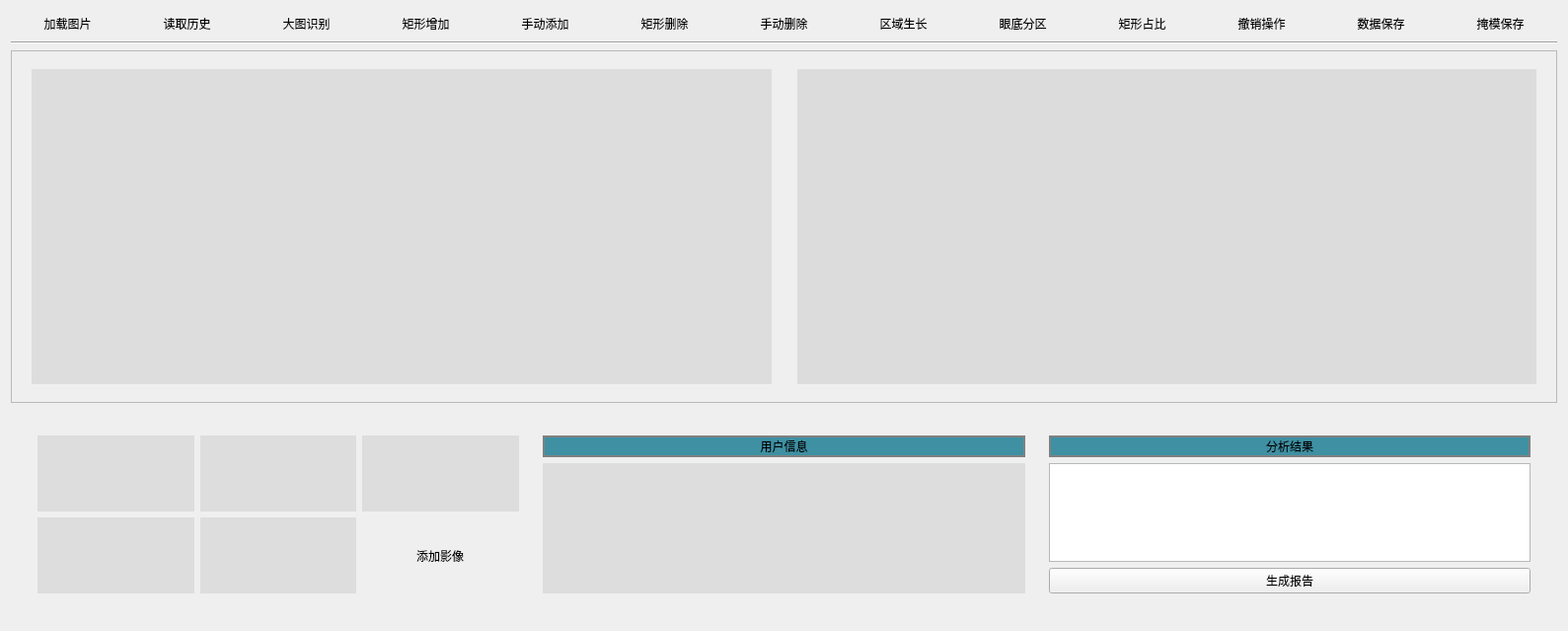
<?xml version="1.0" encoding="UTF-8"?>
<ui version="4.0">
 <class>Form</class>
 <widget class="QWidget" name="Form">
  <property name="geometry">
   <rect>
    <x>0</x>
    <y>0</y>
    <width>1589</width>
    <height>639</height>
   </rect>
  </property>
  <property name="sizePolicy">
   <sizepolicy hsizetype="Preferred" vsizetype="Preferred">
    <horstretch>0</horstretch>
    <verstretch>1</verstretch>
   </sizepolicy>
  </property>
  <property name="windowTitle">
   <string>中国矿业大学-徐州市第一人民医院无灌注区智能识别软件（大模型识别模式）</string>
  </property>
  <property name="styleSheet">
   <string notr="true">QLabel
{
background-color: rgb(221, 221, 221);

}
</string>
  </property>
  <layout class="QVBoxLayout" name="verticalLayout">
   <item>
    <layout class="QHBoxLayout" name="horizontalLayout_3">
     <item>
      <widget class="QToolButton" name="ToolButton_2">
       <property name="sizePolicy">
        <sizepolicy hsizetype="Expanding" vsizetype="Fixed">
         <horstretch>0</horstretch>
         <verstretch>0</verstretch>
        </sizepolicy>
       </property>
       <property name="styleSheet">
        <string notr="true">font: 15pt &quot;Microsoft YaHei UI&quot;;</string>
       </property>
       <property name="text">
        <string>加载图片</string>
       </property>
       <property name="icon">
        <iconset>
         <normaloff>加载图片.png</normaloff>加载图片.png</iconset>
       </property>
       <property name="iconSize">
        <size>
         <width>35</width>
         <height>35</height>
        </size>
       </property>
       <property name="toolButtonStyle">
        <enum>Qt::ToolButtonTextUnderIcon</enum>
       </property>
       <property name="autoRaise">
        <bool>true</bool>
       </property>
      </widget>
     </item>
     <item>
      <widget class="QToolButton" name="ToolButton_10">
       <property name="sizePolicy">
        <sizepolicy hsizetype="Expanding" vsizetype="Fixed">
         <horstretch>0</horstretch>
         <verstretch>0</verstretch>
        </sizepolicy>
       </property>
       <property name="styleSheet">
        <string notr="true">font: 15pt &quot;Microsoft YaHei UI&quot;;</string>
       </property>
       <property name="text">
        <string>读取历史</string>
       </property>
       <property name="icon">
        <iconset>
         <normaloff>读取历史.png</normaloff>读取历史.png</iconset>
       </property>
       <property name="iconSize">
        <size>
         <width>35</width>
         <height>35</height>
        </size>
       </property>
       <property name="toolButtonStyle">
        <enum>Qt::ToolButtonTextUnderIcon</enum>
       </property>
       <property name="autoRaise">
        <bool>true</bool>
       </property>
      </widget>
     </item>
     <item>
      <widget class="QToolButton" name="ToolButton_11">
       <property name="sizePolicy">
        <sizepolicy hsizetype="Expanding" vsizetype="Fixed">
         <horstretch>0</horstretch>
         <verstretch>0</verstretch>
        </sizepolicy>
       </property>
       <property name="styleSheet">
        <string notr="true">font: 15pt &quot;Microsoft YaHei UI&quot;;</string>
       </property>
       <property name="text">
        <string>大图识别</string>
       </property>
       <property name="icon">
        <iconset>
         <normaloff>大图识别.png</normaloff>大图识别.png</iconset>
       </property>
       <property name="iconSize">
        <size>
         <width>35</width>
         <height>35</height>
        </size>
       </property>
       <property name="toolButtonStyle">
        <enum>Qt::ToolButtonTextUnderIcon</enum>
       </property>
       <property name="autoRaise">
        <bool>true</bool>
       </property>
      </widget>
     </item>
     <item>
      <widget class="QToolButton" name="ToolButton_13">
       <property name="sizePolicy">
        <sizepolicy hsizetype="Expanding" vsizetype="Fixed">
         <horstretch>0</horstretch>
         <verstretch>0</verstretch>
        </sizepolicy>
       </property>
       <property name="styleSheet">
        <string notr="true">font: 15pt &quot;Microsoft YaHei UI&quot;;</string>
       </property>
       <property name="text">
        <string>矩形增加</string>
       </property>
       <property name="icon">
        <iconset>
         <normaloff>矩形增加.png</normaloff>矩形增加.png</iconset>
       </property>
       <property name="iconSize">
        <size>
         <width>35</width>
         <height>35</height>
        </size>
       </property>
       <property name="toolButtonStyle">
        <enum>Qt::ToolButtonTextUnderIcon</enum>
       </property>
       <property name="autoRaise">
        <bool>true</bool>
       </property>
      </widget>
     </item>
     <item>
      <widget class="QToolButton" name="ToolButton_12">
       <property name="sizePolicy">
        <sizepolicy hsizetype="Expanding" vsizetype="Fixed">
         <horstretch>0</horstretch>
         <verstretch>0</verstretch>
        </sizepolicy>
       </property>
       <property name="styleSheet">
        <string notr="true">font: 15pt &quot;Microsoft YaHei UI&quot;;</string>
       </property>
       <property name="text">
        <string>手动添加</string>
       </property>
       <property name="icon">
        <iconset>
         <normaloff>手动添加.png</normaloff>手动添加.png</iconset>
       </property>
       <property name="iconSize">
        <size>
         <width>35</width>
         <height>35</height>
        </size>
       </property>
       <property name="toolButtonStyle">
        <enum>Qt::ToolButtonTextUnderIcon</enum>
       </property>
       <property name="autoRaise">
        <bool>true</bool>
       </property>
      </widget>
     </item>
     <item>
      <widget class="QToolButton" name="ToolButton_14">
       <property name="enabled">
        <bool>true</bool>
       </property>
       <property name="sizePolicy">
        <sizepolicy hsizetype="Expanding" vsizetype="Fixed">
         <horstretch>0</horstretch>
         <verstretch>0</verstretch>
        </sizepolicy>
       </property>
       <property name="styleSheet">
        <string notr="true">font: 15pt &quot;Microsoft YaHei UI&quot;;</string>
       </property>
       <property name="text">
        <string>矩形删除</string>
       </property>
       <property name="icon">
        <iconset>
         <normaloff>矩形删除.png</normaloff>矩形删除.png</iconset>
       </property>
       <property name="iconSize">
        <size>
         <width>35</width>
         <height>35</height>
        </size>
       </property>
       <property name="toolButtonStyle">
        <enum>Qt::ToolButtonTextUnderIcon</enum>
       </property>
       <property name="autoRaise">
        <bool>true</bool>
       </property>
      </widget>
     </item>
     <item>
      <widget class="QToolButton" name="ToolButton_15">
       <property name="sizePolicy">
        <sizepolicy hsizetype="Expanding" vsizetype="Fixed">
         <horstretch>0</horstretch>
         <verstretch>0</verstretch>
        </sizepolicy>
       </property>
       <property name="styleSheet">
        <string notr="true">font: 15pt &quot;Microsoft YaHei UI&quot;;</string>
       </property>
       <property name="text">
        <string>手动删除</string>
       </property>
       <property name="icon">
        <iconset>
         <normaloff>手动删除.png</normaloff>手动删除.png</iconset>
       </property>
       <property name="iconSize">
        <size>
         <width>35</width>
         <height>35</height>
        </size>
       </property>
       <property name="toolButtonStyle">
        <enum>Qt::ToolButtonTextUnderIcon</enum>
       </property>
       <property name="autoRaise">
        <bool>true</bool>
       </property>
      </widget>
     </item>
     <item>
      <widget class="QToolButton" name="ToolButton">
       <property name="sizePolicy">
        <sizepolicy hsizetype="Expanding" vsizetype="Fixed">
         <horstretch>0</horstretch>
         <verstretch>0</verstretch>
        </sizepolicy>
       </property>
       <property name="styleSheet">
        <string notr="true">font: 15pt &quot;Microsoft YaHei UI&quot;;</string>
       </property>
       <property name="text">
        <string>区域生长</string>
       </property>
       <property name="icon">
        <iconset>
         <normaloff>区域生长.png</normaloff>区域生长.png</iconset>
       </property>
       <property name="iconSize">
        <size>
         <width>35</width>
         <height>35</height>
        </size>
       </property>
       <property name="toolButtonStyle">
        <enum>Qt::ToolButtonTextUnderIcon</enum>
       </property>
       <property name="autoRaise">
        <bool>true</bool>
       </property>
      </widget>
     </item>
     <item>
      <widget class="QToolButton" name="toolButton_2">
       <property name="sizePolicy">
        <sizepolicy hsizetype="Expanding" vsizetype="Fixed">
         <horstretch>0</horstretch>
         <verstretch>0</verstretch>
        </sizepolicy>
       </property>
       <property name="styleSheet">
        <string notr="true">font: 15pt &quot;Microsoft YaHei UI&quot;;</string>
       </property>
       <property name="text">
        <string>眼底分区</string>
       </property>
       <property name="icon">
        <iconset>
         <normaloff>眼底分区.png</normaloff>眼底分区.png</iconset>
       </property>
       <property name="iconSize">
        <size>
         <width>35</width>
         <height>35</height>
        </size>
       </property>
       <property name="toolButtonStyle">
        <enum>Qt::ToolButtonTextUnderIcon</enum>
       </property>
       <property name="autoRaise">
        <bool>true</bool>
       </property>
      </widget>
     </item>
     <item>
      <widget class="QToolButton" name="toolButton_3">
       <property name="sizePolicy">
        <sizepolicy hsizetype="Expanding" vsizetype="Fixed">
         <horstretch>0</horstretch>
         <verstretch>0</verstretch>
        </sizepolicy>
       </property>
       <property name="styleSheet">
        <string notr="true">font: 15pt &quot;Microsoft YaHei UI&quot;;</string>
       </property>
       <property name="text">
        <string>矩形占比</string>
       </property>
       <property name="icon">
        <iconset>
         <normaloff>矩形分区.png</normaloff>矩形分区.png</iconset>
       </property>
       <property name="iconSize">
        <size>
         <width>35</width>
         <height>35</height>
        </size>
       </property>
       <property name="toolButtonStyle">
        <enum>Qt::ToolButtonTextUnderIcon</enum>
       </property>
       <property name="autoRaise">
        <bool>true</bool>
       </property>
      </widget>
     </item>
     <item>
      <widget class="QToolButton" name="ToolButton_6">
       <property name="sizePolicy">
        <sizepolicy hsizetype="Expanding" vsizetype="Fixed">
         <horstretch>0</horstretch>
         <verstretch>0</verstretch>
        </sizepolicy>
       </property>
       <property name="styleSheet">
        <string notr="true">font: 15pt &quot;Microsoft YaHei UI&quot;;</string>
       </property>
       <property name="text">
        <string>撤销操作</string>
       </property>
       <property name="icon">
        <iconset>
         <normaloff>撤销操作.png</normaloff>撤销操作.png</iconset>
       </property>
       <property name="iconSize">
        <size>
         <width>35</width>
         <height>35</height>
        </size>
       </property>
       <property name="toolButtonStyle">
        <enum>Qt::ToolButtonTextUnderIcon</enum>
       </property>
       <property name="autoRaise">
        <bool>true</bool>
       </property>
      </widget>
     </item>
     <item>
      <widget class="QToolButton" name="ToolButton_5">
       <property name="sizePolicy">
        <sizepolicy hsizetype="Expanding" vsizetype="Fixed">
         <horstretch>0</horstretch>
         <verstretch>0</verstretch>
        </sizepolicy>
       </property>
       <property name="styleSheet">
        <string notr="true">font: 15pt &quot;Microsoft YaHei UI&quot;;</string>
       </property>
       <property name="text">
        <string extracomment="局部放大">数据保存</string>
       </property>
       <property name="icon">
        <iconset>
         <normaloff>数据保存.png</normaloff>数据保存.png</iconset>
       </property>
       <property name="iconSize">
        <size>
         <width>35</width>
         <height>35</height>
        </size>
       </property>
       <property name="shortcut">
        <string extracomment="局部放大"/>
       </property>
       <property name="toolButtonStyle">
        <enum>Qt::ToolButtonTextUnderIcon</enum>
       </property>
       <property name="autoRaise">
        <bool>true</bool>
       </property>
      </widget>
     </item>
     <item>
      <widget class="QToolButton" name="toolButton_4">
       <property name="sizePolicy">
        <sizepolicy hsizetype="Expanding" vsizetype="Fixed">
         <horstretch>0</horstretch>
         <verstretch>0</verstretch>
        </sizepolicy>
       </property>
       <property name="styleSheet">
        <string notr="true">font: 15pt &quot;Microsoft YaHei UI&quot;;</string>
       </property>
       <property name="text">
        <string>掩模保存</string>
       </property>
       <property name="icon">
        <iconset>
         <normaloff>掩模保存.png</normaloff>掩模保存.png</iconset>
       </property>
       <property name="iconSize">
        <size>
         <width>35</width>
         <height>35</height>
        </size>
       </property>
       <property name="toolButtonStyle">
        <enum>Qt::ToolButtonTextUnderIcon</enum>
       </property>
       <property name="autoRaise">
        <bool>true</bool>
       </property>
      </widget>
     </item>
    </layout>
   </item>
   <item>
    <widget class="Line" name="line_5">
     <property name="orientation">
      <enum>Qt::Horizontal</enum>
     </property>
    </widget>
   </item>
   <item>
    <widget class="QFrame" name="frame">
     <property name="sizePolicy">
      <sizepolicy hsizetype="Preferred" vsizetype="Expanding">
       <horstretch>0</horstretch>
       <verstretch>5</verstretch>
      </sizepolicy>
     </property>
     <property name="frameShape">
      <enum>QFrame::StyledPanel</enum>
     </property>
     <property name="frameShadow">
      <enum>QFrame::Raised</enum>
     </property>
     <layout class="QHBoxLayout" name="horizontalLayout">
      <item>
       <spacer name="horizontalSpacer">
        <property name="orientation">
         <enum>Qt::Horizontal</enum>
        </property>
        <property name="sizeType">
         <enum>QSizePolicy::Fixed</enum>
        </property>
        <property name="sizeHint" stdset="0">
         <size>
          <width>2</width>
          <height>20</height>
         </size>
        </property>
       </spacer>
      </item>
      <item>
       <widget class="SimpleCardWidget" name="SimpleCardWidget">
        <property name="sizePolicy">
         <sizepolicy hsizetype="Preferred" vsizetype="Preferred">
          <horstretch>5</horstretch>
          <verstretch>0</verstretch>
         </sizepolicy>
        </property>
        <layout class="QVBoxLayout" name="verticalLayout_2">
         <item>
          <widget class="BodyLabel" name="BodyLabel_2">
           <property name="text">
            <string/>
           </property>
          </widget>
         </item>
        </layout>
       </widget>
      </item>
      <item>
       <spacer name="horizontalSpacer_2">
        <property name="orientation">
         <enum>Qt::Horizontal</enum>
        </property>
        <property name="sizeType">
         <enum>QSizePolicy::Fixed</enum>
        </property>
        <property name="sizeHint" stdset="0">
         <size>
          <width>2</width>
          <height>20</height>
         </size>
        </property>
       </spacer>
      </item>
      <item>
       <widget class="SimpleCardWidget" name="SimpleCardWidget_2">
        <property name="sizePolicy">
         <sizepolicy hsizetype="Preferred" vsizetype="Preferred">
          <horstretch>5</horstretch>
          <verstretch>0</verstretch>
         </sizepolicy>
        </property>
        <property name="styleSheet">
         <string notr="true">QLabel
{
background-color: rgb(220, 220, 220);

}
</string>
        </property>
        <layout class="QVBoxLayout" name="verticalLayout_3">
         <item>
          <widget class="BodyLabel" name="BodyLabel">
           <property name="text">
            <string/>
           </property>
          </widget>
         </item>
        </layout>
       </widget>
      </item>
      <item>
       <spacer name="horizontalSpacer_3">
        <property name="orientation">
         <enum>Qt::Horizontal</enum>
        </property>
        <property name="sizeType">
         <enum>QSizePolicy::Fixed</enum>
        </property>
        <property name="sizeHint" stdset="0">
         <size>
          <width>2</width>
          <height>20</height>
         </size>
        </property>
       </spacer>
      </item>
     </layout>
    </widget>
   </item>
   <item>
    <widget class="SimpleCardWidget" name="SimpleCardWidget_3">
     <property name="sizePolicy">
      <sizepolicy hsizetype="Preferred" vsizetype="Preferred">
       <horstretch>0</horstretch>
       <verstretch>3</verstretch>
      </sizepolicy>
     </property>
     <layout class="QHBoxLayout" name="horizontalLayout_7">
      <item>
       <widget class="QFrame" name="horizontalFrame">
        <property name="sizePolicy">
         <sizepolicy hsizetype="Expanding" vsizetype="Expanding">
          <horstretch>0</horstretch>
          <verstretch>0</verstretch>
         </sizepolicy>
        </property>
        <layout class="QHBoxLayout" name="horizontalLayout_6">
         <item>
          <widget class="QFrame" name="gridFrame">
           <property name="sizePolicy">
            <sizepolicy hsizetype="Preferred" vsizetype="Preferred">
             <horstretch>1</horstretch>
             <verstretch>0</verstretch>
            </sizepolicy>
           </property>
           <layout class="QGridLayout" name="gridLayout_2">
            <item row="0" column="1">
             <widget class="BodyLabel" name="BodyLabel_6">
              <property name="text">
               <string/>
              </property>
             </widget>
            </item>
            <item row="1" column="1">
             <widget class="BodyLabel" name="BodyLabel_7">
              <property name="text">
               <string/>
              </property>
             </widget>
            </item>
            <item row="1" column="0">
             <widget class="BodyLabel" name="BodyLabel_3">
              <property name="text">
               <string/>
              </property>
             </widget>
            </item>
            <item row="0" column="0">
             <widget class="BodyLabel" name="BodyLabel_5">
              <property name="text">
               <string/>
              </property>
             </widget>
            </item>
            <item row="0" column="2">
             <widget class="BodyLabel" name="BodyLabel_4">
              <property name="text">
               <string/>
              </property>
             </widget>
            </item>
            <item row="1" column="2">
             <widget class="QFrame" name="verticalFrame">
              <layout class="QVBoxLayout" name="verticalLayout_6">
               <item alignment="Qt::AlignHCenter|Qt::AlignVCenter">
                <widget class="QToolButton" name="toolButton">
                 <property name="styleSheet">
                  <string notr="true">font: 15pt &quot;Microsoft YaHei UI&quot;;</string>
                 </property>
                 <property name="text">
                  <string>添加影像</string>
                 </property>
                 <property name="icon">
                  <iconset>
                   <normaloff>加号.png</normaloff>加号.png</iconset>
                 </property>
                 <property name="iconSize">
                  <size>
                   <width>40</width>
                   <height>40</height>
                  </size>
                 </property>
                 <property name="toolButtonStyle">
                  <enum>Qt::ToolButtonTextUnderIcon</enum>
                 </property>
                 <property name="autoRaise">
                  <bool>true</bool>
                 </property>
                </widget>
               </item>
              </layout>
             </widget>
            </item>
           </layout>
          </widget>
         </item>
         <item>
          <widget class="QFrame" name="verticalFrame">
           <property name="sizePolicy">
            <sizepolicy hsizetype="Preferred" vsizetype="Preferred">
             <horstretch>1</horstretch>
             <verstretch>0</verstretch>
            </sizepolicy>
           </property>
           <layout class="QVBoxLayout" name="verticalLayout_8">
            <item>
             <widget class="BodyLabel" name="BodyLabel_11">
              <property name="sizePolicy">
               <sizepolicy hsizetype="Preferred" vsizetype="Fixed">
                <horstretch>0</horstretch>
                <verstretch>0</verstretch>
               </sizepolicy>
              </property>
              <property name="palette">
               <palette>
                <active>
                 <colorrole role="WindowText">
                  <brush brushstyle="SolidPattern">
                   <color alpha="255">
                    <red>0</red>
                    <green>0</green>
                    <blue>0</blue>
                   </color>
                  </brush>
                 </colorrole>
                 <colorrole role="Button">
                  <brush brushstyle="SolidPattern">
                   <color alpha="255">
                    <red>62</red>
                    <green>144</green>
                    <blue>162</blue>
                   </color>
                  </brush>
                 </colorrole>
                 <colorrole role="Base">
                  <brush brushstyle="SolidPattern">
                   <color alpha="255">
                    <red>62</red>
                    <green>144</green>
                    <blue>162</blue>
                   </color>
                  </brush>
                 </colorrole>
                 <colorrole role="Window">
                  <brush brushstyle="SolidPattern">
                   <color alpha="255">
                    <red>62</red>
                    <green>144</green>
                    <blue>162</blue>
                   </color>
                  </brush>
                 </colorrole>
                </active>
                <inactive>
                 <colorrole role="WindowText">
                  <brush brushstyle="SolidPattern">
                   <color alpha="255">
                    <red>0</red>
                    <green>0</green>
                    <blue>0</blue>
                   </color>
                  </brush>
                 </colorrole>
                 <colorrole role="Button">
                  <brush brushstyle="SolidPattern">
                   <color alpha="255">
                    <red>62</red>
                    <green>144</green>
                    <blue>162</blue>
                   </color>
                  </brush>
                 </colorrole>
                 <colorrole role="Base">
                  <brush brushstyle="SolidPattern">
                   <color alpha="255">
                    <red>62</red>
                    <green>144</green>
                    <blue>162</blue>
                   </color>
                  </brush>
                 </colorrole>
                 <colorrole role="Window">
                  <brush brushstyle="SolidPattern">
                   <color alpha="255">
                    <red>62</red>
                    <green>144</green>
                    <blue>162</blue>
                   </color>
                  </brush>
                 </colorrole>
                </inactive>
                <disabled>
                 <colorrole role="WindowText">
                  <brush brushstyle="SolidPattern">
                   <color alpha="255">
                    <red>0</red>
                    <green>0</green>
                    <blue>0</blue>
                   </color>
                  </brush>
                 </colorrole>
                 <colorrole role="Button">
                  <brush brushstyle="SolidPattern">
                   <color alpha="255">
                    <red>62</red>
                    <green>144</green>
                    <blue>162</blue>
                   </color>
                  </brush>
                 </colorrole>
                 <colorrole role="Base">
                  <brush brushstyle="SolidPattern">
                   <color alpha="255">
                    <red>62</red>
                    <green>144</green>
                    <blue>162</blue>
                   </color>
                  </brush>
                 </colorrole>
                 <colorrole role="Window">
                  <brush brushstyle="SolidPattern">
                   <color alpha="255">
                    <red>62</red>
                    <green>144</green>
                    <blue>162</blue>
                   </color>
                  </brush>
                 </colorrole>
                </disabled>
               </palette>
              </property>
              <property name="styleSheet">
               <string notr="true">
QLabel
{
	font: 15pt &quot;Microsoft YaHei UI&quot;;
border-radius: 50px;
border: 2px solid grey;
background-color: rgb(62, 144, 162);

}</string>
              </property>
              <property name="text">
               <string>用户信息</string>
              </property>
              <property name="alignment">
               <set>Qt::AlignCenter</set>
              </property>
             </widget>
            </item>
            <item>
             <widget class="BodyLabel" name="BodyLabel_10">
              <property name="text">
               <string/>
              </property>
             </widget>
            </item>
           </layout>
          </widget>
         </item>
         <item>
          <widget class="QFrame" name="verticalFrame">
           <property name="sizePolicy">
            <sizepolicy hsizetype="Preferred" vsizetype="Preferred">
             <horstretch>1</horstretch>
             <verstretch>0</verstretch>
            </sizepolicy>
           </property>
           <layout class="QVBoxLayout" name="verticalLayout_7">
            <item>
             <widget class="BodyLabel" name="BodyLabel_9">
              <property name="sizePolicy">
               <sizepolicy hsizetype="Preferred" vsizetype="Fixed">
                <horstretch>0</horstretch>
                <verstretch>0</verstretch>
               </sizepolicy>
              </property>
              <property name="palette">
               <palette>
                <active>
                 <colorrole role="WindowText">
                  <brush brushstyle="SolidPattern">
                   <color alpha="255">
                    <red>0</red>
                    <green>0</green>
                    <blue>0</blue>
                   </color>
                  </brush>
                 </colorrole>
                 <colorrole role="Button">
                  <brush brushstyle="SolidPattern">
                   <color alpha="255">
                    <red>62</red>
                    <green>144</green>
                    <blue>162</blue>
                   </color>
                  </brush>
                 </colorrole>
                 <colorrole role="Base">
                  <brush brushstyle="SolidPattern">
                   <color alpha="255">
                    <red>62</red>
                    <green>144</green>
                    <blue>162</blue>
                   </color>
                  </brush>
                 </colorrole>
                 <colorrole role="Window">
                  <brush brushstyle="SolidPattern">
                   <color alpha="255">
                    <red>62</red>
                    <green>144</green>
                    <blue>162</blue>
                   </color>
                  </brush>
                 </colorrole>
                </active>
                <inactive>
                 <colorrole role="WindowText">
                  <brush brushstyle="SolidPattern">
                   <color alpha="255">
                    <red>0</red>
                    <green>0</green>
                    <blue>0</blue>
                   </color>
                  </brush>
                 </colorrole>
                 <colorrole role="Button">
                  <brush brushstyle="SolidPattern">
                   <color alpha="255">
                    <red>62</red>
                    <green>144</green>
                    <blue>162</blue>
                   </color>
                  </brush>
                 </colorrole>
                 <colorrole role="Base">
                  <brush brushstyle="SolidPattern">
                   <color alpha="255">
                    <red>62</red>
                    <green>144</green>
                    <blue>162</blue>
                   </color>
                  </brush>
                 </colorrole>
                 <colorrole role="Window">
                  <brush brushstyle="SolidPattern">
                   <color alpha="255">
                    <red>62</red>
                    <green>144</green>
                    <blue>162</blue>
                   </color>
                  </brush>
                 </colorrole>
                </inactive>
                <disabled>
                 <colorrole role="WindowText">
                  <brush brushstyle="SolidPattern">
                   <color alpha="255">
                    <red>0</red>
                    <green>0</green>
                    <blue>0</blue>
                   </color>
                  </brush>
                 </colorrole>
                 <colorrole role="Button">
                  <brush brushstyle="SolidPattern">
                   <color alpha="255">
                    <red>62</red>
                    <green>144</green>
                    <blue>162</blue>
                   </color>
                  </brush>
                 </colorrole>
                 <colorrole role="Base">
                  <brush brushstyle="SolidPattern">
                   <color alpha="255">
                    <red>62</red>
                    <green>144</green>
                    <blue>162</blue>
                   </color>
                  </brush>
                 </colorrole>
                 <colorrole role="Window">
                  <brush brushstyle="SolidPattern">
                   <color alpha="255">
                    <red>62</red>
                    <green>144</green>
                    <blue>162</blue>
                   </color>
                  </brush>
                 </colorrole>
                </disabled>
               </palette>
              </property>
              <property name="styleSheet">
               <string notr="true">
QLabel
{
	font: 15pt &quot;Microsoft YaHei UI&quot;;
border-radius: 50px;
border: 2px solid grey;
background-color: rgb(62, 144, 162);

}</string>
              </property>
              <property name="text">
               <string>分析结果</string>
              </property>
              <property name="alignment">
               <set>Qt::AlignCenter</set>
              </property>
             </widget>
            </item>
            <item>
             <widget class="TextEdit" name="TextEdit"/>
            </item>
            <item>
             <widget class="PrimaryPushButton" name="PrimaryPushButton">
              <property name="text">
               <string>生成报告</string>
              </property>
             </widget>
            </item>
           </layout>
          </widget>
         </item>
        </layout>
       </widget>
      </item>
     </layout>
    </widget>
   </item>
  </layout>
 </widget>
 <customwidgets>
  <customwidget>
   <class>PushButton</class>
   <extends>QPushButton</extends>
   <header>qfluentwidgets</header>
  </customwidget>
  <customwidget>
   <class>PrimaryPushButton</class>
   <extends>PushButton</extends>
   <header>qfluentwidgets</header>
  </customwidget>
  <customwidget>
   <class>CardWidget</class>
   <extends>QFrame</extends>
   <header>qfluentwidgets</header>
   <container>1</container>
  </customwidget>
  <customwidget>
   <class>SimpleCardWidget</class>
   <extends>CardWidget</extends>
   <header>qfluentwidgets</header>
   <container>1</container>
  </customwidget>
  <customwidget>
   <class>BodyLabel</class>
   <extends>QLabel</extends>
   <header>qfluentwidgets</header>
  </customwidget>
  <customwidget>
   <class>TextEdit</class>
   <extends>QTextEdit</extends>
   <header>qfluentwidgets</header>
  </customwidget>
 </customwidgets>
 <resources/>
 <connections/>
</ui>
